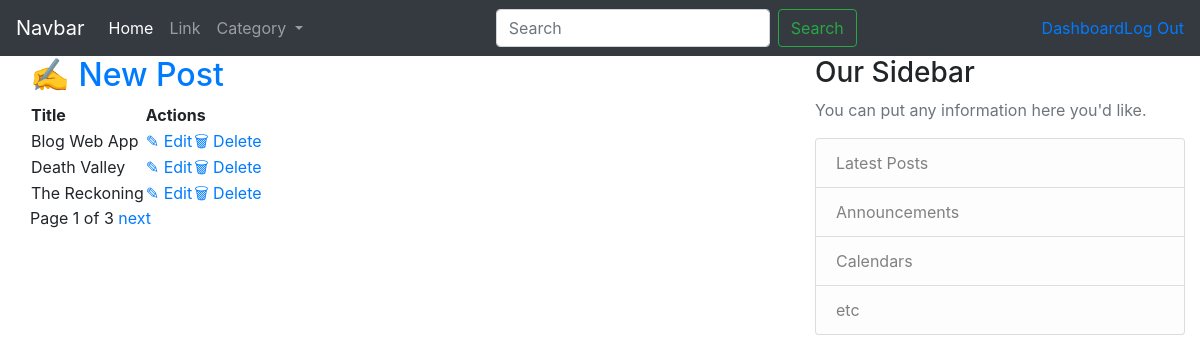
Screenshot of /blog/dashboard/ (signed in) with the database file from the repository.
### blog/models.py (models this page shows, shortened)
class Post(models.Model):
    author = models.ForeignKey(User, on_delete=models.CASCADE)
    title = models.CharField(max_length=200)
    content = models.TextField()
    created_on = models.DateTimeField(auto_now_add=True)
    last_modified = models.DateTimeField(auto_now=True)
    view_count = models.PositiveIntegerField(default=0)
    category = models.ForeignKey(Category, on_delete=models.CASCADE)

### blog/views.py (the view)
# urls.py: path('dashboard/', Dashboard.as_view(), name='dashboard'),
@method_decorator(login_required, name='dispatch')
class Dashboard(View):
    def get(self, request, *args, **kwargs):
        view = Home.as_view(
            template_name = 'blog/dashboard_admin.html'
        )
        return view(request, *args, *kwargs)

### blog/views.py (called while the page is built)
    def get_context_data(self, **kwargs):
        context = super(PageContextMixin, self).get_context_data(**kwargs)
        context['page_title'] = self.page_title
        return context

### blog/templates/blog/dashboard_admin.html (shortened to what this page needs)
{% extends 'base.html' %}
{% block content %}
<div class="container">
    <div class="blog-table">
        <h2><a href="#">&#9997 New Post</a></h2>
        <table>
            <tr>
                <th>Title</th>
                <th colspan="2">Actions</th>
            </tr>
            {% for post in posts %}
            <tr>
                <td>{{ post.title }}</td>
                <td><a href="{% url 'post-update' post.pk %}">&#9998 Edit</a></td>
                <td><a href="{% url 'post-delete' post.pk %}">&#128465 Delete</a></td>
            </tr>
            {% endfor %}
        </table>
    </div>
    <div>
        {% include 'pagination.html' %}
    </div>
</div>
{% endblock %}

### blog/static/blog/css/style.css (style rules this page uses)
:root { --primary: rgb(190, 15, 15); --primary-light: rgb(212, 47, 47); --secondary: #000; --light-dark: #3d3d3d; --lighter-dark: #5e5d5d; }

### rows the page displays
Post: title "Blog Web App"
Post: title "Death Valley"
Post: title "The Reckoning"

### other values shown
{{ page_obj.number }} "1"
{{ page_obj.paginator.num_pages }} "3"
